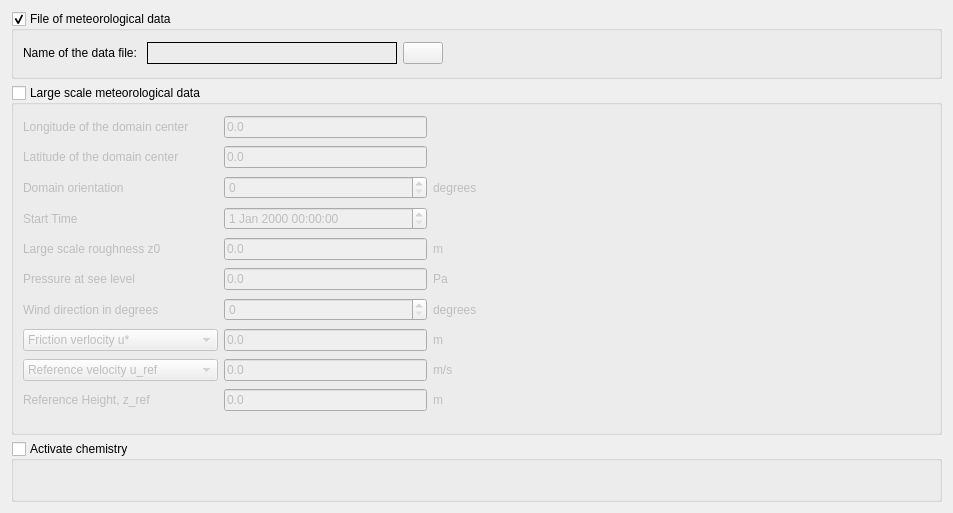
<?xml version="1.0" encoding="UTF-8"?>
<ui version="4.0">
 <class>AtmosphericFlowsForm</class>
 <widget class="QWidget" name="AtmosphericFlowsForm">
  <property name="geometry">
   <rect>
    <x>0</x>
    <y>0</y>
    <width>953</width>
    <height>506</height>
   </rect>
  </property>
  <property name="minimumSize">
   <size>
    <width>800</width>
    <height>0</height>
   </size>
  </property>
  <property name="windowTitle">
   <string>Form</string>
  </property>
  <layout class="QGridLayout" name="gridLayout_2">
   <item row="2" column="0">
    <widget class="QGroupBox" name="groupBoxLargeScaleMeteo">
     <property name="enabled">
      <bool>true</bool>
     </property>
     <property name="minimumSize">
      <size>
       <width>0</width>
       <height>350</height>
      </size>
     </property>
     <property name="maximumSize">
      <size>
       <width>16777215</width>
       <height>500</height>
      </size>
     </property>
     <property name="title">
      <string>Large scale meteorological data</string>
     </property>
     <property name="flat">
      <bool>false</bool>
     </property>
     <property name="checkable">
      <bool>true</bool>
     </property>
     <property name="checked">
      <bool>false</bool>
     </property>
     <layout class="QHBoxLayout" name="horizontalLayout_3">
      <item>
       <layout class="QGridLayout" name="gridLayout_4">
        <item row="0" column="0">
         <widget class="QLabel" name="labelLongCenter">
          <property name="text">
           <string>Longitude of the domain center</string>
          </property>
         </widget>
        </item>
        <item row="5" column="0">
         <widget class="QLabel" name="labelPressureSeaLevel">
          <property name="text">
           <string>Pressure at see level</string>
          </property>
         </widget>
        </item>
        <item row="8" column="1">
         <widget class="QLineEdit" name="lineEditUrefOrDlmo">
          <property name="text">
           <string>0.0</string>
          </property>
         </widget>
        </item>
        <item row="1" column="0">
         <widget class="QLabel" name="labelLatCenter">
          <property name="text">
           <string>Latitude of the domain center</string>
          </property>
         </widget>
        </item>
        <item row="2" column="0">
         <widget class="QLabel" name="labelDomainOrientation">
          <property name="toolTip">
           <string extracomment="0 means x toward East and y toward North"/>
          </property>
          <property name="statusTip">
           <string/>
          </property>
          <property name="whatsThis">
           <string>&lt;html&gt;&lt;head/&gt;&lt;body&gt;&lt;p&gt;0 means x toward East and y toward North&lt;/p&gt;&lt;/body&gt;&lt;/html&gt;</string>
          </property>
          <property name="text">
           <string>Domain orientation</string>
          </property>
         </widget>
        </item>
        <item row="0" column="1">
         <widget class="QLineEdit" name="lineEditLongCenter">
          <property name="text">
           <string>0.0</string>
          </property>
         </widget>
        </item>
        <item row="9" column="1">
         <widget class="QLineEdit" name="lineEditZref">
          <property name="text">
           <string>0.0</string>
          </property>
         </widget>
        </item>
        <item row="3" column="1">
         <widget class="QDateTimeEdit" name="dateTimeEdit"/>
        </item>
        <item row="2" column="2">
         <widget class="QLabel" name="labelDimDomOrient">
          <property name="text">
           <string>degrees</string>
          </property>
         </widget>
        </item>
        <item row="3" column="0">
         <widget class="QLabel" name="labelStartTime">
          <property name="text">
           <string>Start Time</string>
          </property>
         </widget>
        </item>
        <item row="6" column="0">
         <widget class="QLabel" name="labelWindDir">
          <property name="text">
           <string>Wind direction in degrees</string>
          </property>
         </widget>
        </item>
        <item row="6" column="1">
         <widget class="QSpinBox" name="spinBoxWindDir">
          <property name="maximum">
           <number>360</number>
          </property>
         </widget>
        </item>
        <item row="8" column="2">
         <widget class="QLabel" name="labelDimRefVel">
          <property name="text">
           <string>m/s</string>
          </property>
         </widget>
        </item>
        <item row="2" column="1">
         <widget class="QSpinBox" name="spinBoxDomainOrientation">
          <property name="maximum">
           <number>360</number>
          </property>
         </widget>
        </item>
        <item row="7" column="1">
         <widget class="QLineEdit" name="lineEditUstarOrDlmo">
          <property name="text">
           <string>0.0</string>
          </property>
         </widget>
        </item>
        <item row="5" column="1">
         <widget class="QLineEdit" name="lineEditPressureSeaLevel">
          <property name="text">
           <string>0.0</string>
          </property>
         </widget>
        </item>
        <item row="4" column="1">
         <widget class="QLineEdit" name="lineEditLargeScaleRoughness">
          <property name="text">
           <string>0.0</string>
          </property>
         </widget>
        </item>
        <item row="1" column="1">
         <widget class="QLineEdit" name="lineEditLatCenter">
          <property name="text">
           <string>0.0</string>
          </property>
         </widget>
        </item>
        <item row="4" column="0">
         <widget class="QLabel" name="labelLargeScaleRoughness">
          <property name="text">
           <string>Large scale roughness z0</string>
          </property>
         </widget>
        </item>
        <item row="7" column="2">
         <widget class="QLabel" name="labelDimZRef">
          <property name="text">
           <string>m</string>
          </property>
         </widget>
        </item>
        <item row="5" column="2">
         <widget class="QLabel" name="labelDimPressureSeaLevel">
          <property name="text">
           <string>Pa</string>
          </property>
         </widget>
        </item>
        <item row="6" column="2">
         <widget class="QLabel" name="label">
          <property name="text">
           <string>degrees</string>
          </property>
         </widget>
        </item>
        <item row="7" column="0">
         <widget class="QComboBox" name="comboBoxUstarOrdLMO">
          <item>
           <property name="text">
            <string>Friction verlocity u*</string>
           </property>
          </item>
          <item>
           <property name="text">
            <string>Inverse Monin-Obukhov length</string>
           </property>
          </item>
         </widget>
        </item>
        <item row="8" column="0">
         <widget class="QComboBox" name="comboBoxUrefOrdLMO">
          <item>
           <property name="text">
            <string>Reference velocity u_ref</string>
           </property>
          </item>
          <item>
           <property name="text">
            <string>Inverse Monin-Obukhov length</string>
           </property>
          </item>
         </widget>
        </item>
        <item row="9" column="0">
         <widget class="QLabel" name="labelReferenceHeight">
          <property name="text">
           <string>Reference Height, z_ref</string>
          </property>
         </widget>
        </item>
        <item row="9" column="2">
         <widget class="QLabel" name="labelDimZref">
          <property name="text">
           <string>m</string>
          </property>
         </widget>
        </item>
        <item row="4" column="2">
         <widget class="QLabel" name="labelDimZ0">
          <property name="text">
           <string>m</string>
          </property>
         </widget>
        </item>
       </layout>
      </item>
      <item>
       <spacer name="horizontalSpacer">
        <property name="orientation">
         <enum>Qt::Horizontal</enum>
        </property>
        <property name="sizeHint" stdset="0">
         <size>
          <width>40</width>
          <height>20</height>
         </size>
        </property>
       </spacer>
      </item>
     </layout>
     <zorder>horizontalSpacer</zorder>
    </widget>
   </item>
   <item row="1" column="0">
    <widget class="QGroupBox" name="groupBoxMeteoData">
     <property name="enabled">
      <bool>true</bool>
     </property>
     <property name="minimumSize">
      <size>
       <width>0</width>
       <height>0</height>
      </size>
     </property>
     <property name="maximumSize">
      <size>
       <width>16777215</width>
       <height>100</height>
      </size>
     </property>
     <property name="toolTip">
      <string>&lt;html&gt;&lt;head/&gt;&lt;body&gt;&lt;p&gt;&lt;span style=&quot; font-size:9pt;&quot;&gt;Select the meteorological data file to read (&lt;/span&gt;&lt;span style=&quot; font-size:9pt; font-weight:600;&quot;&gt;meteo&lt;/span&gt;&lt;span style=&quot; font-size:9pt;&quot;&gt; file, see /DATA/REFERENCE/meteo for an example). This file must be put in the DATA directory and must be called &lt;/span&gt;&lt;span style=&quot; font-size:9pt; font-weight:600;&quot;&gt;meteo&lt;/span&gt;&lt;span style=&quot; font-size:9pt;&quot;&gt;.&lt;/span&gt;&lt;/p&gt;&lt;/body&gt;&lt;/html&gt;</string>
     </property>
     <property name="title">
      <string>File of meteorological data</string>
     </property>
     <property name="checkable">
      <bool>true</bool>
     </property>
     <layout class="QHBoxLayout" name="horizontalLayout_2">
      <item>
       <layout class="QGridLayout" name="gridLayout">
        <item row="0" column="0" colspan="2">
         <layout class="QHBoxLayout" name="horizontalLayout">
          <item>
           <widget class="QLabel" name="labelMeteoData">
            <property name="toolTip">
             <string>&lt;html&gt;&lt;head/&gt;&lt;body&gt;&lt;p&gt;&lt;span style=&quot; font-size:9pt;&quot;&gt;Select the meteorological data file to read (&lt;/span&gt;&lt;span style=&quot; font-size:9pt; font-weight:600;&quot;&gt;meteo&lt;/span&gt;&lt;span style=&quot; font-size:9pt;&quot;&gt; file, see /DATA/REFERENCE/meteo for an example). This file must be put in the DATA directory and must be called &lt;/span&gt;&lt;span style=&quot; font-size:9pt; font-weight:600;&quot;&gt;meteo&lt;/span&gt;&lt;span style=&quot; font-size:9pt;&quot;&gt;.&lt;/span&gt;&lt;/p&gt;&lt;/body&gt;&lt;/html&gt;</string>
            </property>
            <property name="text">
             <string>Name of the data file: </string>
            </property>
           </widget>
          </item>
          <item>
           <widget class="QLabel" name="labelMeteoFile">
            <property name="minimumSize">
             <size>
              <width>250</width>
              <height>0</height>
             </size>
            </property>
            <property name="maximumSize">
             <size>
              <width>300</width>
              <height>16777215</height>
             </size>
            </property>
            <property name="font">
             <font>
              <weight>75</weight>
              <bold>true</bold>
             </font>
            </property>
            <property name="toolTip">
             <string>&lt;html&gt;&lt;head/&gt;&lt;body&gt;&lt;p&gt;&lt;span style=&quot; font-size:9pt;&quot;&gt;Select the meteorological data file to read (&lt;/span&gt;&lt;span style=&quot; font-size:9pt; font-weight:600;&quot;&gt;meteo&lt;/span&gt;&lt;span style=&quot; font-size:9pt;&quot;&gt; file, see /DATA/REFERENCE/meteo for an example). This file must be put in the DATA directory and must be called &lt;/span&gt;&lt;span style=&quot; font-size:9pt; font-weight:600;&quot;&gt;meteo&lt;/span&gt;&lt;span style=&quot; font-size:9pt;&quot;&gt;.&lt;/span&gt;&lt;/p&gt;&lt;/body&gt;&lt;/html&gt;</string>
            </property>
            <property name="layoutDirection">
             <enum>Qt::LeftToRight</enum>
            </property>
            <property name="autoFillBackground">
             <bool>false</bool>
            </property>
            <property name="frameShape">
             <enum>QFrame::Box</enum>
            </property>
            <property name="text">
             <string/>
            </property>
           </widget>
          </item>
          <item>
           <widget class="QPushButton" name="pushButtonMeteoData">
            <property name="toolTip">
             <string>&lt;html&gt;&lt;head/&gt;&lt;body&gt;&lt;p&gt;&lt;span style=&quot; font-size:9pt;&quot;&gt;Select the meteorological data file to read (&lt;/span&gt;&lt;span style=&quot; font-size:9pt; font-weight:600;&quot;&gt;meteo&lt;/span&gt;&lt;span style=&quot; font-size:9pt;&quot;&gt; file, see /DATA/REFERENCE/meteo for an example). This file must be put in the DATA directory and must be called &lt;/span&gt;&lt;span style=&quot; font-size:9pt; font-weight:600;&quot;&gt;meteo&lt;/span&gt;&lt;span style=&quot; font-size:9pt;&quot;&gt;.&lt;/span&gt;&lt;/p&gt;&lt;/body&gt;&lt;/html&gt;</string>
            </property>
            <property name="text">
             <string/>
            </property>
            <property name="icon">
             <iconset resource="resources_pages.qrc">
              <normaloff>:/new/prefix1/icons/22x22/weather-few-clouds.png</normaloff>:/new/prefix1/icons/22x22/weather-few-clouds.png</iconset>
            </property>
            <property name="iconSize">
             <size>
              <width>22</width>
              <height>22</height>
             </size>
            </property>
           </widget>
          </item>
         </layout>
        </item>
       </layout>
      </item>
      <item>
       <spacer name="horizontalSpacer_2">
        <property name="orientation">
         <enum>Qt::Horizontal</enum>
        </property>
        <property name="sizeHint" stdset="0">
         <size>
          <width>19</width>
          <height>27</height>
         </size>
        </property>
       </spacer>
      </item>
     </layout>
    </widget>
   </item>
   <item row="3" column="0">
    <widget class="QGroupBox" name="groupBoxActChemistry">
     <property name="title">
      <string>Activate chemistry</string>
     </property>
     <property name="checkable">
      <bool>true</bool>
     </property>
     <property name="checked">
      <bool>false</bool>
     </property>
     <layout class="QHBoxLayout" name="horizontalLayout_4">
      <item>
       <layout class="QGridLayout" name="gridLayout_3"/>
      </item>
      <item>
       <spacer name="horizontalSpacer_3">
        <property name="orientation">
         <enum>Qt::Horizontal</enum>
        </property>
        <property name="sizeHint" stdset="0">
         <size>
          <width>40</width>
          <height>20</height>
         </size>
        </property>
       </spacer>
      </item>
     </layout>
    </widget>
   </item>
  </layout>
 </widget>
 <tabstops>
  <tabstop>dateTimeEdit</tabstop>
  <tabstop>lineEditLatCenter</tabstop>
  <tabstop>lineEditLargeScaleRoughness</tabstop>
  <tabstop>lineEditPressureSeaLevel</tabstop>
  <tabstop>spinBoxWindDir</tabstop>
  <tabstop>lineEditUstarOrDlmo</tabstop>
  <tabstop>lineEditUrefOrDlmo</tabstop>
  <tabstop>lineEditZref</tabstop>
  <tabstop>spinBoxDomainOrientation</tabstop>
  <tabstop>lineEditLongCenter</tabstop>
  <tabstop>pushButtonMeteoData</tabstop>
 </tabstops>
 <resources>
  <include location="resources_pages.qrc"/>
 </resources>
 <connections/>
</ui>
